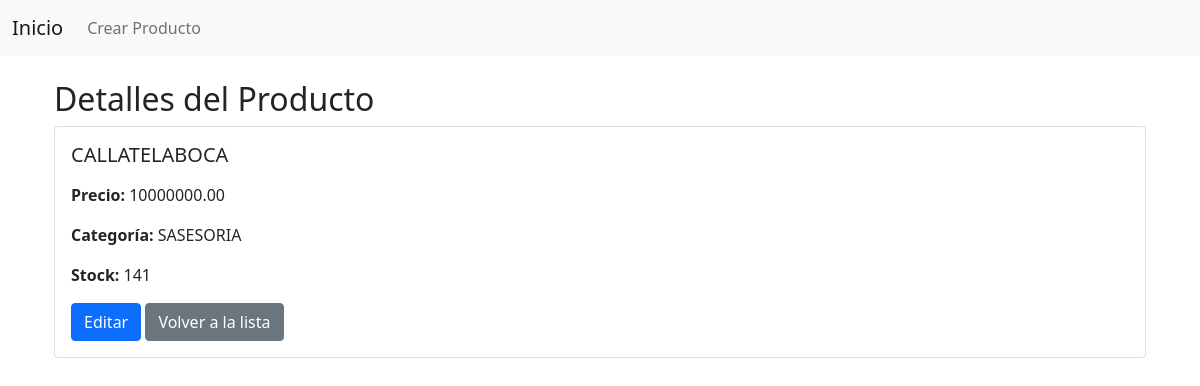
The page /products/1/ on the database its author committed.
### products/models.py (models this page shows, shortened)
class Product(models.Model):
    name = models.CharField(max_length=100)
    desc = models.TextField(null=True, blank=True)
    price = models.DecimalField(max_digits=10, decimal_places=2)
    stock = models.IntegerField(default=777, null=True)
    category = models.ForeignKey(
        Category, on_delete=models.SET_NULL, null=True, blank=True
    )

class Category(models.Model):
    name = models.CharField(max_length=150)

### products/views.py (the view)
def product_detail(request, id):
    product = repo.get_by_id(id=id)
    return render(
        request,
        'products/detail.html',
        {
            'product': product
        }
    )

### products/repositories/product.py (called while the page is built)
    def get_by_id(self, id) -> Optional[Product]:
        return Product.objects.filter(id=id).first()

### products/templates/products/detail.html (shortened to what this page needs)
{% extends "products/base.html" %}
{% block content %}
<div class="container mt-3">
    <h2>Detalles del Producto</h2>
    <div class="card">
        <div class="card-body">
            <h5 class="card-title">{{ product.name }}</h5>
            <p class="card-text"><strong>Precio:</strong> {{ product.price }}</p>
            <p class="card-text"><strong>Categoría:</strong> {{ product.category.name }}</p>
            <p class="card-text"><strong>Stock:</strong> {{ product.stock }}</p>
            <a href="{% url 'product_update' product.id %}" class="btn btn-primary">Editar</a>
            <a href="{% url 'product_list' %}" class="btn btn-secondary">Volver a la lista</a>
        </div>
    </div>
</div>
{% endblock %}

### rows shown on the page
Product: name "CALLATELABOCA", price "10000000.00", category.name "SASESORIA", stock "141"
